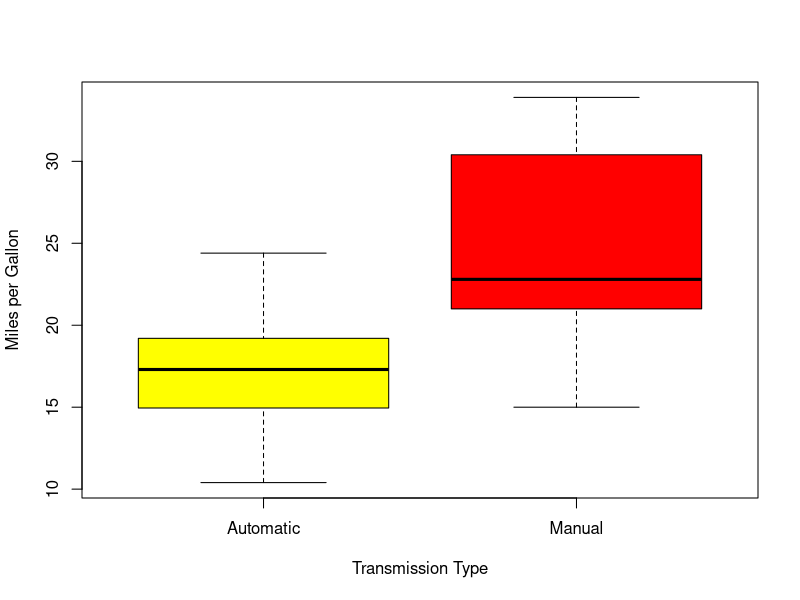
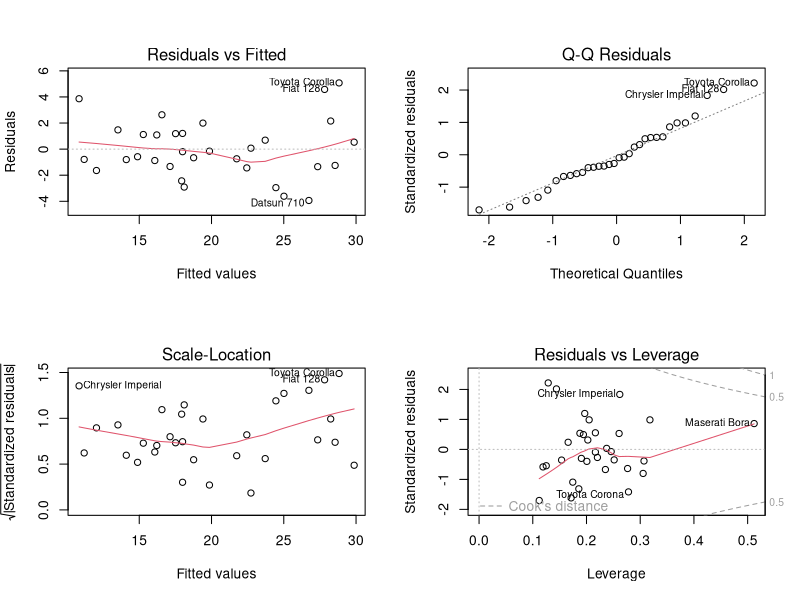

Source code (R) for these figures, in order:
## ---- chunk 1
knitr::opts_chunk$set(echo = TRUE)
## ---- chunk 2
library(ggplot2)
data(mtcars)
head(mtcars)
## ---- chunk 3
mtcars$cyl  <- factor(mtcars$cyl)
mtcars$vs   <- factor(mtcars$vs)
mtcars$gear <- factor(mtcars$gear)
mtcars$carb <- factor(mtcars$carb)
mtcars$am   <- factor(mtcars$am,labels=c("Automatic","Manual"))
## ---- chunk 4
aggregate(mpg~am, data = mtcars, mean)
## ---- chunk 5
t.test(mtcars$mpg[mtcars$am == "Automatic"], mtcars$mpg[mtcars$am == "Manual"], paired = FALSE, var.equal = FALSE)
## ---- chunk 6
linmod <- lm(mpg ~ am, data = mtcars)
summary(linmod)
## ---- chunk 7
multi_var <- lm(mpg~am + cyl + disp + hp + wt, data = mtcars)
anova(linmod,multi_var)
## ---- chunk 8
summary(multi_var)
## ---- chunk 9
boxplot(mpg ~ am, data = mtcars, col = (c("yellow","red")), ylab = "Miles per Gallon", xlab = "Transmission Type")
## ---- chunk 10
par(mfrow = c(2,2))
plot(multi_var)
